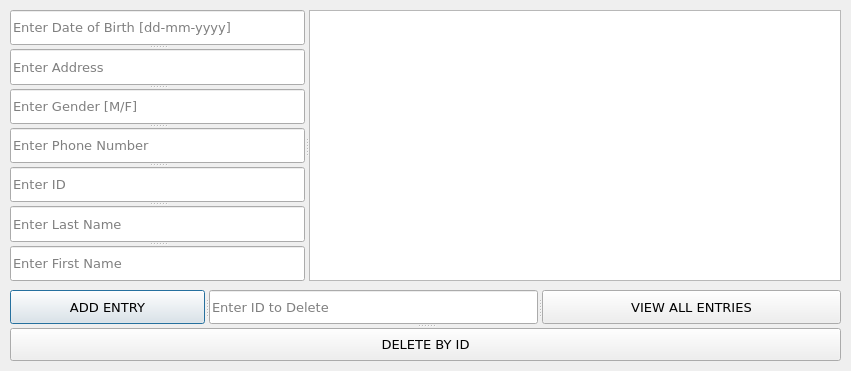
<?xml version="1.0" encoding="UTF-8"?>
<ui version="4.0">
 <class>Dialog</class>
 <widget class="QDialog" name="Dialog">
  <property name="geometry">
   <rect>
    <x>0</x>
    <y>0</y>
    <width>851</width>
    <height>371</height>
   </rect>
  </property>
  <property name="sizePolicy">
   <sizepolicy hsizetype="Preferred" vsizetype="Preferred">
    <horstretch>0</horstretch>
    <verstretch>0</verstretch>
   </sizepolicy>
  </property>
  <property name="minimumSize">
   <size>
    <width>851</width>
    <height>371</height>
   </size>
  </property>
  <property name="maximumSize">
   <size>
    <width>851</width>
    <height>371</height>
   </size>
  </property>
  <property name="font">
   <font>
    <family>Verdana</family>
    <pointsize>10</pointsize>
   </font>
  </property>
  <property name="windowTitle">
   <string>Dialog</string>
  </property>
  <widget class="QSplitter" name="splitter_3">
   <property name="geometry">
    <rect>
     <x>10</x>
     <y>290</y>
     <width>831</width>
     <height>71</height>
    </rect>
   </property>
   <property name="orientation">
    <enum>Qt::Vertical</enum>
   </property>
   <widget class="QSplitter" name="splitter_2">
    <property name="orientation">
     <enum>Qt::Horizontal</enum>
    </property>
    <widget class="QPushButton" name="ADD">
     <property name="text">
      <string>ADD ENTRY</string>
     </property>
    </widget>
    <widget class="QLineEdit" name="DELID">
     <property name="placeholderText">
      <string>Enter ID to Delete</string>
     </property>
    </widget>
    <widget class="QPushButton" name="VIEWALL">
     <property name="text">
      <string>VIEW ALL ENTRIES</string>
     </property>
    </widget>
   </widget>
   <widget class="QPushButton" name="DELETE">
    <property name="text">
     <string>DELETE BY ID</string>
    </property>
   </widget>
  </widget>
  <widget class="QSplitter" name="splitter_4">
   <property name="geometry">
    <rect>
     <x>10</x>
     <y>10</y>
     <width>831</width>
     <height>271</height>
    </rect>
   </property>
   <property name="orientation">
    <enum>Qt::Horizontal</enum>
   </property>
   <widget class="QSplitter" name="splitter">
    <property name="orientation">
     <enum>Qt::Vertical</enum>
    </property>
    <widget class="QLineEdit" name="DOB">
     <property name="placeholderText">
      <string>Enter Date of Birth [dd-mm-yyyy]</string>
     </property>
    </widget>
    <widget class="QLineEdit" name="ADDRESS">
     <property name="placeholderText">
      <string>Enter Address</string>
     </property>
    </widget>
    <widget class="QLineEdit" name="GENDER">
     <property name="placeholderText">
      <string>Enter Gender [M/F]</string>
     </property>
    </widget>
    <widget class="QLineEdit" name="PHONE">
     <property name="placeholderText">
      <string>Enter Phone Number</string>
     </property>
    </widget>
    <widget class="QLineEdit" name="ID">
     <property name="placeholderText">
      <string>Enter ID</string>
     </property>
    </widget>
    <widget class="QLineEdit" name="LASTNAME">
     <property name="placeholderText">
      <string>Enter Last Name</string>
     </property>
    </widget>
    <widget class="QLineEdit" name="FIRSTNAME">
     <property name="placeholderText">
      <string>Enter First Name</string>
     </property>
    </widget>
   </widget>
   <widget class="QPlainTextEdit" name="DATAVIEW">
    <property name="enabled">
     <bool>true</bool>
    </property>
    <property name="cursor" stdset="0">
     <cursorShape>ForbiddenCursor</cursorShape>
    </property>
    <property name="readOnly">
     <bool>true</bool>
    </property>
   </widget>
  </widget>
 </widget>
 <resources/>
 <connections/>
</ui>
